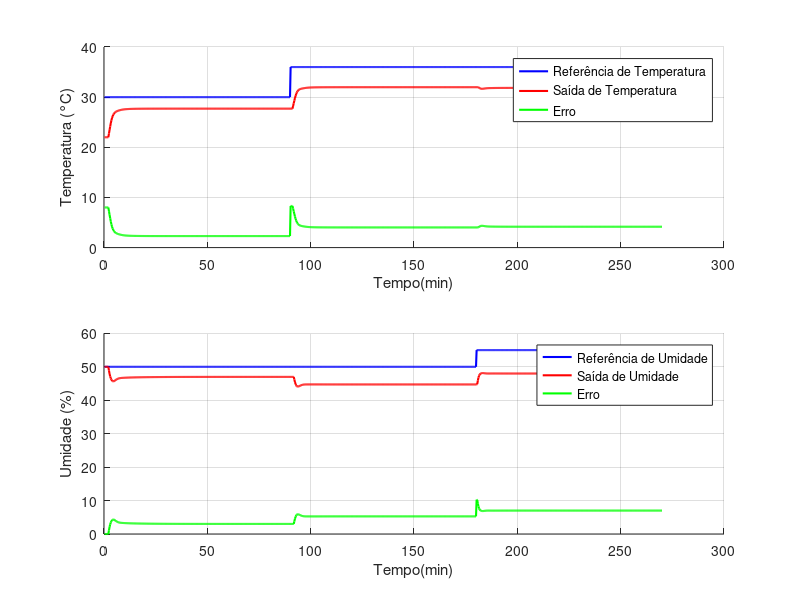

MATLAB code to generate this figure:
% --SCRIPT - IMPLEMENTAR PATAMARES EM SISTEMA TITO --
clear; clc; %close all;
qtde_amostras = 900;
T_amost = 18; % Tempo de amostragem em segundos

%% INICIALIZAÇÕES
r_1t = zeros(1, qtde_amostras);
r_2u = zeros(1, qtde_amostras);

% Inicialize as saídas parciais e totais com zero, pois a resposta inicial
% será adicionada no final por superposição.
y_1mft = zeros(1, qtde_amostras);
y_2mfu = zeros(1, qtde_amostras);
y_11mft = zeros(1, qtde_amostras);
y_12mfu = zeros(1, qtde_amostras);
y_21mft = zeros(1, qtde_amostras);
y_22mfu = zeros(1, qtde_amostras);
erro1 = zeros(1, qtde_amostras);
erro2 = zeros(1, qtde_amostras);
tempo = zeros(1, qtde_amostras);

% --- DEFINIÇÃO DAS CONDIÇÕES INICIAIS DA SAÍDA TOTAL ---
% O autor do código original define os 7 primeiros pontos para r e y
y_1mft_inicial = 22; % Condição inicial da saída de temperatura
y_2mfu_inicial = 50; % Condição inicial da saída de umidade

% Os primeiros 7 pontos de tempo devem ser configurados com a referência
% e a saída inicial.
for k = 1:7 
    r_1t(k) = 30;
    r_2u(k) = 50;
    y_1mft(k) = y_1mft_inicial;
    y_2mfu(k) = y_2mfu_inicial;
    erro1(k) = r_1t(k) - y_1mft(k);
    erro2(k) = r_2u(k) - y_2mfu(k);
    tempo(k) = (k) * T_amost;
end
%% DEFININDO OS PATAMARES DE CADA ENTRADA
r_1t(8:qtde_amostras/3) = 30; 
r_1t((qtde_amostras/3+1):(2*qtde_amostras/3)) = 36; 
r_1t((2*qtde_amostras/3+1):qtde_amostras) = 36;
r_2u(8:qtde_amostras/3) = 50; 
r_2u((qtde_amostras/3+1):(2*qtde_amostras/3)) = 50;
r_2u((2*qtde_amostras/3+1):qtde_amostras) = 55;

%% LOOPS PARA SIMULAÇÃO
for k = 8:qtde_amostras
    % As equações de diferenças precisam ter acesso aos valores anteriores.
    % Como só conhecemos a CI da saída total, as parciais devem ser calculadas
    % em cada passo, partindo de zero.
    y_11mft(k) = 0.9678 * y_11mft(k-1) + 0.08796 * erro1(k-4) + 0.00509 * erro1(k-5);
    y_12mfu(k) = 0.9331 * y_12mfu(k-1) - 0.003556 * erro2(k-3) - 0.01718 * erro2(k-4);
    y_21mft(k) = 0.9676 * y_21mft(k-1) - 0.1294 * erro1(k-6) - 0.007485 * erro1(k-7);
    y_22mfu(k) = 0.9048 * y_22mfu(k-1) + 0.02455 * erro2(k-1) + 0.1869 * erro2(k-2);
    
    % As saídas do sistema são a soma das parcelas calculadas
    y_1mft(k) = y_11mft(k) + y_12mfu(k) + y_1mft_inicial;
    y_2mfu(k) = y_21mft(k) + y_22mfu(k) + y_2mfu_inicial;
    
    % Cálculo do erro para a próxima iteração
    erro1(k) = r_1t(k) - y_1mft(k);
    erro2(k) = r_2u(k) - y_2mfu(k);
    
    tempo(k) = k * T_amost;
end


%% PLOTAGEM DE GRÁFICOS
% MALHA FECHADA
figure(2)
title('Saídas do Sistema sem Controlador');
subplot(2,1,1) 
hold on
plot(tempo/60, r_1t,'b', 'LineWidth', 1.5)
plot(tempo/60, y_1mft,'r', 'LineWidth', 1.5)
plot(tempo/60, erro1, 'g', 'LineWidth', 1.5)
ylabel('Temperatura (°C)');
xlabel('Tempo(min)');
legend('Referência de Temperatura', 'Saída de Temperatura', 'Erro');
grid on
hold off

subplot(2,1,2) 
hold on
plot(tempo/60, r_2u, 'b', 'LineWidth', 1.5)
plot(tempo/60, y_2mfu,'r', 'LineWidth', 1.5)
plot(tempo/60, erro2, 'g', 'LineWidth', 1.5)
ylabel('Umidade (%)');
xlabel('Tempo(min)');
legend('Referência de Umidade', 'Saída de Umidade', 'Erro');
grid on
hold off
